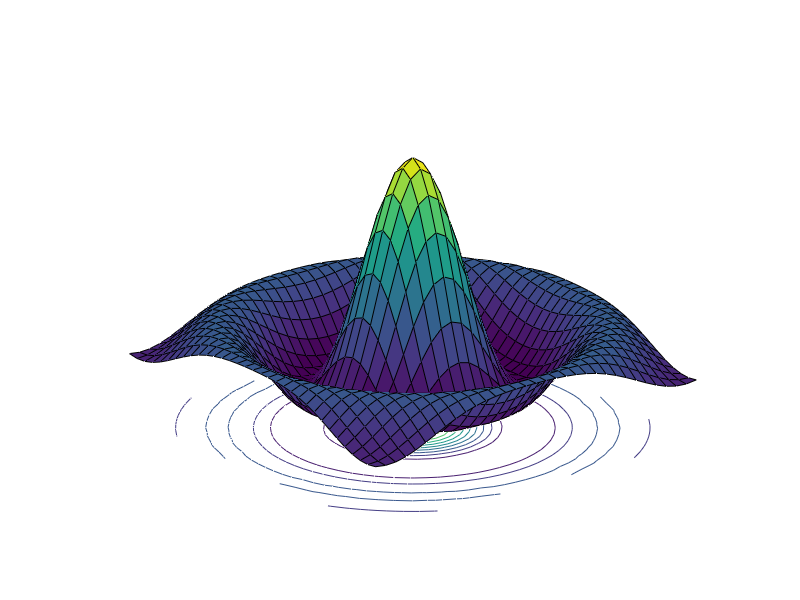

MATLAB code to generate this figure:
clear;
figure;
% program to plot Mexican hat
[x,y] = meshgrid(-8:0.5:8);
r = sqrt(x.^2+y.^2)+eps;
z = sin(r)./r;
surfc(z), shading faceted  
axis off
